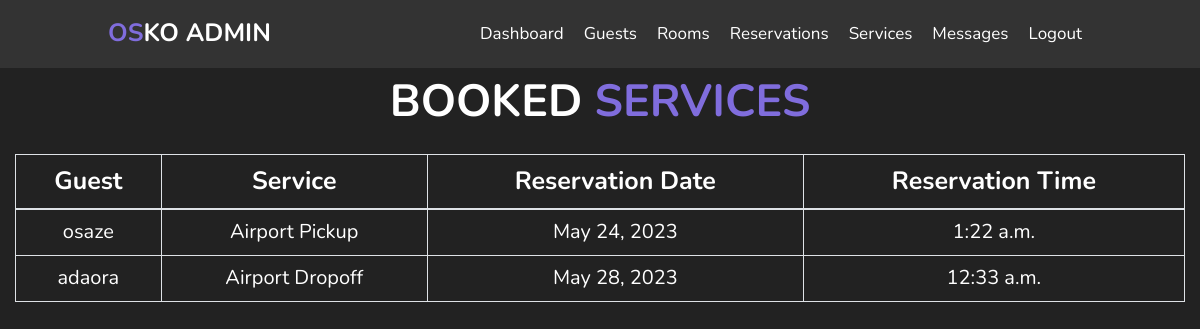
The app's page /admin_services/ with its own data.
### reservation/models.py (models this page shows, shortened)
class ServiceReservation(models.Model):
    guest = models.ForeignKey(User, on_delete=models.CASCADE)
    service = models.ForeignKey(Service, on_delete=models.CASCADE)
    reservation_date = models.DateField()
    reservation_time = models.TimeField()

### hotel/models.py (models this page shows)
class Service(models.Model):
    name = models.CharField(max_length=200)
    description = models.TextField(max_length=2000)
    price = models.IntegerField()
    image = models.ImageField(upload_to='images')
    def __str__(self):
        return self.name

### hotel/admin_views.py (the view)
# urls.py: path('admin_services/', admin_views.service, name = 'admin_services'),
def service(request):
    services = ServiceReservation.objects.all()
    return render(request, 'administrator/services.html', {'services': services})

### hotel/templates/administrator/services.html (shortened to what this page needs)
{% extends 'administrator/base.html' %}
{% block page_content %}
<h1 class="heading">Booked <span>Services</span></h1>
<div class="container col-12">
    <table class="table table-bordered text-white writing text-center">
        <thead style="font-size: 25px;">
            <tr>
                <th>Guest</th>
                <th>Service</th>
                <th>Reservation Date</th>
                <th>Reservation Time</th>
            </tr>
        </thead>
        <tbody style="font-size: 20px;">
            {% for service in services %}
            <tr>
                <td>{{ service.guest }}</td>
                <td>{{ service.service }} </td>
                <td>{{ service.reservation_date }}</td>
                <td>{{ service.reservation_time }} </td>
            </tr>
            {% endfor %}
        </tbody>
    </table>
</div>
{% endblock %}

### hotel/static/css/style.css (style rules this page uses)
:root { --main-color: #806ddd; }
* { font-family: 'Nunito', sans-serif; margin: 0; padding: 0; box-sizing: border-box; outline: none; border: none; text-decoration: none; transition: .2s linear; }
html { font-size: 62.5%; overflow-x: hidden; scroll-padding-top: 7rem; scroll-behavior: smooth; }
body { background: #222; }
.heading { text-align: center; padding-bottom: 2rem; color: #fff; font-size: 4.5rem; text-transform: uppercase; font-weight: bold; }
.heading span { color: var(--main-color); text-transform: uppercase; }

### records on screen
ServiceReservation: guest "osaze", service "Airport Pickup", reservation_date "May 24, 2023", reservation_time "1:22 a.m."
ServiceReservation: guest "adaora", service "Airport Dropoff", reservation_date "May 28, 2023", reservation_time "12:33 a.m."
